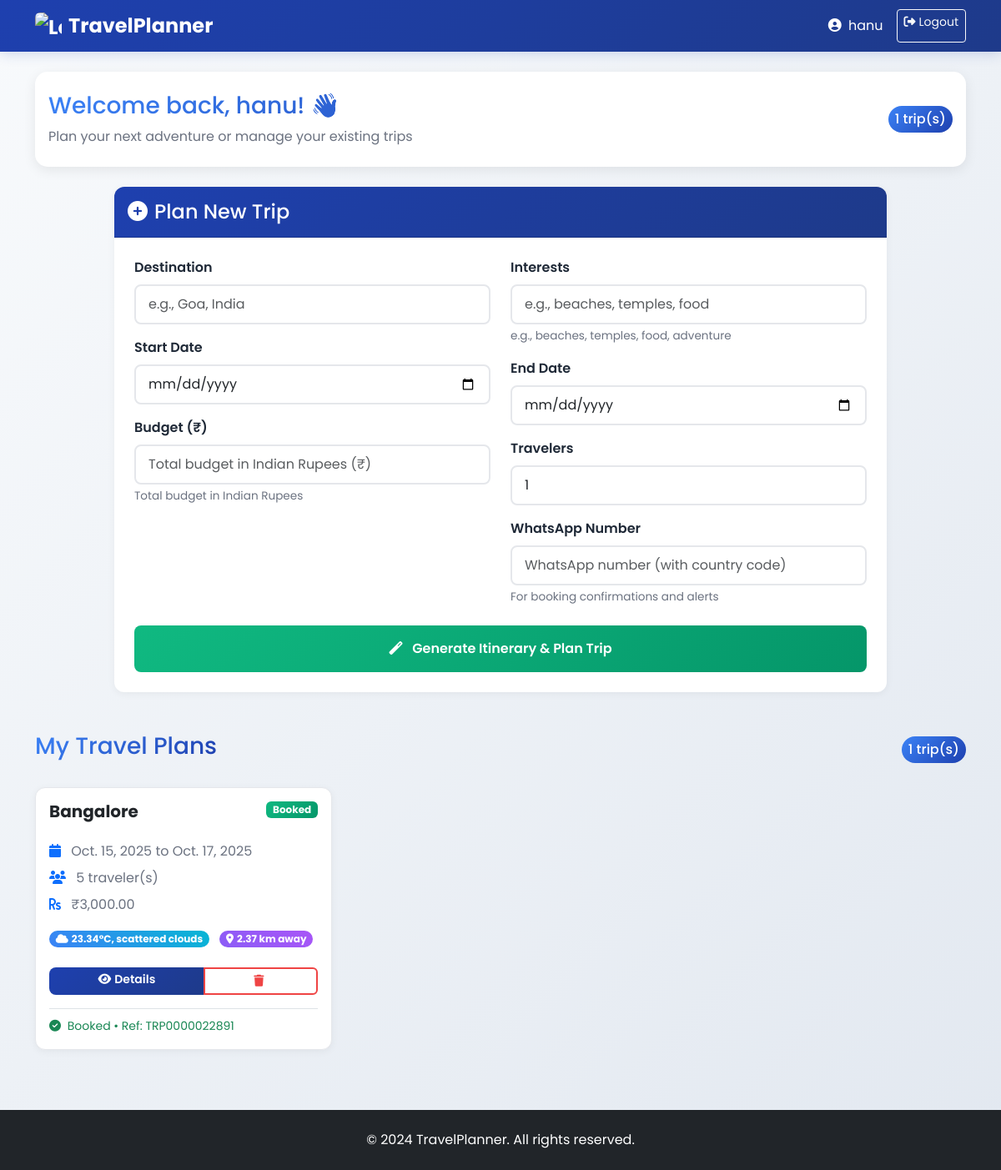
The page /dashboard/ (signed in) on the database its author committed.
### itinerary/models.py (models this page shows, shortened)
class Trip(models.Model):
    user = models.ForeignKey(User, on_delete=models.CASCADE)
    destination = models.CharField(max_length=100)
    start_date = models.DateField()
    end_date = models.DateField()
    budget = models.DecimalField(max_digits=15, decimal_places=2, null=True, blank=True)
    travelers = models.IntegerField(default=1)
    interests = models.CharField(max_length=200, blank=True)
    weather = models.TextField(blank=True)
    hotels = models.TextField(blank=True)
    attractions = models.TextField(blank=True)
    itinerary = models.TextField(blank=True)
    distance_km = models.FloatField(null=True, blank=True)
    created_at = models.DateTimeField(auto_now_add=True)
    is_booked = models.BooleanField(default=False)
    booking_reference = models.CharField(max_length=20, blank=True)
    tickets_sent = models.BooleanField(default=False)
    whatsapp_sent = models.BooleanField(default=False)
    phone_number = models.CharField(max_length=15, blank=True)  # Add phone number field
    @property
    def formatted_budget(self):
        if self.budget:
            return f"₹{self.budget:,.2f}"
        return "Not specified"

### itinerary/views.py (the view, shortened to what this page needs)
# urls.py: path('dashboard/', views.dashboard_view, name='dashboard'),
def dashboard_view(request):
    if not request.user.is_authenticated:
        return redirect('register')
    trips = Trip.objects.filter(user=request.user).order_by('-created_at')
    form = TripForm()
    return render(request, 'dashboard.html', {
        'form': form,
        'trips': trips,
        'user': request.user
    })

### itinerary/templates/dashboard.html (shortened to what this page needs)
<!DOCTYPE html>
<html lang="en">
<head>
    <link rel="stylesheet" href="https://cdn.jsdelivr.net/npm/bootstrap@5.3.2/dist/css/bootstrap.min.css">
    <link rel="stylesheet" href="https://cdnjs.cloudflare.com/ajax/libs/font-awesome/6.5.0/css/all.min.css">
</head>
<body>
<nav class="navbar navbar-expand-lg navbar-custom">
    <div class="container">
        <a class="navbar-brand logo d-flex align-items-center" href="#">
            <img src="https://i.postimg.cc/02sbfNTz/travel-logo.jpg"
                 alt="Logo"
                 class="me-2"
                 style="height: 32px; width: 32px; object-fit: cover; border-radius: 6px;">
            <span>TravelPlanner</span>
        </a>
        <div class="navbar-nav ms-auto">
            <span class="navbar-text text-white me-3">
                <i class="fas fa-user-circle me-1"></i>
                {{ user.username }}
            </span>
            <a href="{% url 'logout' %}" class="btn btn-outline-light btn-sm">
                <i class="fas fa-sign-out-alt me-1"></i>Logout
            </a>
        </div>
    </div>
</nav>
    <div class="container mt-4 fade-in">
        <div class="row mb-4">
            <div class="col-12">
                <div class="card welcome-card border-0">
                    <div class="card-body py-4">
                        <div class="row align-items-center">
                            <div class="col-md-8">
                                <h3 class="card-title mb-2 text-gradient">Welcome back, {{ user.username }}! 👋</h3>
                                <p class="text-muted mb-0">Plan your next adventure or manage your existing trips</p>
                            </div>
                            <div class="col-md-4 text-md-end">
                                <span class="badge badge-custom fs-6 p-2">{{ trips.count }} trip(s)</span>
                            </div>
                        </div>
                    </div>
                </div>
            </div>
        </div>
        <div class="row mb-5 fade-in" id="trip-form">
            <div class="col-lg-10 mx-auto">
                <div class="card trip-card border-0">
                    <div class="card-header card-header-custom text-white py-3">
                        <h4 class="mb-0"><i class="fas fa-plus-circle me-2"></i>Plan New Trip</h4>
                    </div>
                    <div class="card-body p-4">
                        <form method="POST">
                            <div class="row">
                                <div class="col-md-6">
                                    <div class="mb-3">
                                        <label class="form-label">Destination</label>
                                        {{ form.destination }}
                                    </div>
                                    <div class="mb-3">
                                        <label class="form-label">Start Date</label>
                                        {{ form.start_date }}
                                    </div>
                                    <div class="mb-3">
                                        <label class="form-label">Budget (₹)</label>
                                        {{ form.budget }}
                                        <div class="form-text">Total budget in Indian Rupees</div>
                                    </div>
                                </div>
                                <div class="col-md-6">
                                    <div class="mb-3">
                                        <label class="form-label">Interests</label>
                                        {{ form.interests }}
                                        <div class="form-text">e.g., beaches, temples, food, adventure</div>
                                    </div>
                                    <div class="mb-3">
                                        <label class="form-label">End Date</label>
                                        {{ form.end_date }}
                                    </div>
                                    <div class="mb-3">
                                        <label class="form-label">Travelers</label>
                                        {{ form.travelers }}
                                    </div>
                                    <div class="mb-3">
                                        <label class="form-label">WhatsApp Number</label>
                                        {{ form.phone_number }}
                                        <div class="form-text">For booking confirmations and alerts</div>
                                    </div>
                                </div>
                            </div>
                            <button type="submit" class="btn btn-success w-100 py-3 mt-2">
                                <i class="fas fa-magic me-2"></i>
                                Generate Itinerary & Plan Trip
                            </button>
                        </form>
                    </div>
                </div>
            </div>
        </div>
        <div class="row fade-in">
            <div class="col-12">
                <div class="d-flex justify-content-between align-items-center mb-4">
                    <h3 class="text-gradient">My Travel Plans</h3>
                    <span class="badge badge-custom fs-6 p-2">{{ trips.count }} trip(s)</span>
                </div>
                {% if trips %}
                <div class="row">
                    {% for trip in trips %}
                    <div class="col-xl-4 col-lg-6 mb-4">
                        <div class="card trip-card h-100">
                            <div class="card-body">
                                <div class="d-flex justify-content-between align-items-start mb-3">
                                    <h5 class="card-title fw-bold text-dark">{{ trip.destination }}</h5>
                                    {% if trip.is_booked %}
                                    <span class="badge badge-success">Booked</span>
                                    {% else %}
                                    <span class="badge badge-warning">Draft</span>
                                    {% endif %}
                                </div>
                                <div class="trip-details mb-3">
                                    <p class="card-text text-muted mb-2">
                                        <i class="fas fa-calendar me-2 text-primary"></i>
                                        {{ trip.start_date }} to {{ trip.end_date }}
                                    </p>
                                    <p class="card-text text-muted mb-2">
                                        <i class="fas fa-users me-2 text-primary"></i>
                                        {{ trip.travelers }} traveler(s)
                                    </p>
                                    <p class="card-text text-muted mb-3">
                                        <i class="fas fa-rupee-sign me-2 text-primary"></i>
                                        {{ trip.formatted_budget }}
                                    </p>
                                </div>
                                <div class="badges-container mb-3">
                                    {% if trip.weather %}
                                    <span class="badge weather-badge me-2 mb-2">
                                        <i class="fas fa-cloud me-1"></i>{{ trip.weather }}
                                    </span>
                                    {% endif %}
                                    {% if trip.distance_km %}
                                    <span class="badge distance-badge mb-2">
                                        <i class="fas fa-map-marker-alt me-1"></i>{{ trip.distance_km }} km away
                                    </span>
                                    {% endif %}
                                </div>
                                <div class="btn-group w-100" role="group">
                                    <a href="{% url 'trip_detail' trip.id %}" class="btn btn-primary btn-sm">
                                        <i class="fas fa-eye me-1"></i>Details
                                    </a>
                                    <a href="{% url 'delete_trip' trip.id %}"
                                       onclick="return confirm('Are you sure you want to delete this trip?')"
                                       class="btn btn-outline-danger btn-sm">
                                        <i class="fas fa-trash me-1"></i>
                                    </a>
                                </div>
                                {% if trip.is_booked %}
                                <div class="mt-3 pt-2 border-top">
                                    <small class="text-success">
                                        <i class="fas fa-check-circle me-1"></i>
                                        Booked • Ref: {{ trip.booking_reference }}
                                    </small>
                                </div>
                                {% endif %}
                            </div>
                        </div>
                    </div>
                    {% endfor %}
                </div>
                {% endif %}
            </div>
        </div>
    </div>
    <footer class="bg-dark text-white py-4 mt-5">
        <div class="container text-center">
            <p class="mb-0">&copy; 2024 TravelPlanner. All rights reserved.</p>
        </div>
    </footer>
</body>
</html>

### itinerary/templates/dashboard.html (style rules this page uses)
:root { --primary-color: #1e40af; --secondary-color: #1e3a8a; --accent-color: #3b82f6; --light-color: #f8f9fa; --dark-color: #0f172a; --card-bg: #ffffff; --text-dark: #1f2937; --text-light: #6b7280; --border-color: #e5e7eb; --gradient-primary: linear-gradient(135deg, #1e40af 0%, #1e3a8a 100%); --gradient-secondary: linear-gradient(135deg, #3b82f6 0%, #1e40af 100%); }
* { margin: 0; padding: 0; box-sizing: border-box; }
body { font-family: 'Poppins', sans-serif; background: linear-gradient(135deg, #f8fafc 0%, #e2e8f0 100%); color: var(--text-dark); min-height: 100vh; }
.navbar-custom { background: var(--gradient-primary); box-shadow: 0 2px 15px rgba(30, 64, 175, 0.2); }
.logo { font-weight: 700; font-size: 1.5rem; color: white; text-decoration: none; display: flex; align-items: center; }
.welcome-card { background: var(--card-bg); border: 1px solid var(--border-color); border-radius: 15px; box-shadow: 0 4px 15px rgba(0, 0, 0, 0.08); }
.trip-card { background: var(--card-bg); border: 1px solid var(--border-color); border-radius: 12px; transition: all 0.3s ease; box-shadow: 0 2px 10px rgba(0, 0, 0, 0.05); }
.card-header-custom { background: var(--gradient-primary) !important; border-radius: 12px 12px 0 0 !important; }
.btn-primary { background: var(--gradient-primary); border: none; border-radius: 8px; font-weight: 600; transition: all 0.3s ease; }
.btn-success { background: linear-gradient(135deg, #10b981 0%, #059669 100%); border: none; border-radius: 8px; font-weight: 600; transition: all 0.3s ease; }
.btn-outline-danger { border: 2px solid #ef4444; color: #ef4444; border-radius: 6px; font-weight: 500; transition: all 0.3s ease; }
.form-control { border: 2px solid var(--border-color); border-radius: 8px; padding: 10px 15px; transition: all 0.3s ease; }
.badge-custom { background: var(--gradient-secondary); border-radius: 20px; font-weight: 500; }
.badge-success { background: linear-gradient(135deg, #10b981 0%, #059669 100%); }
.weather-badge { background: linear-gradient(45deg, #3b82f6 0%, #06b6d4 100%); color: white; border-radius: 20px; }
.distance-badge { background: linear-gradient(45deg, #8b5cf6 0%, #a855f7 100%); color: white; border-radius: 20px; }
.text-gradient { background: var(--gradient-secondary); -webkit-background-clip: text; -webkit-text-fill-color: transparent; background-clip: text; }
.form-label { font-weight: 600; color: var(--text-dark); margin-bottom: 8px; }
.form-text { color: var(--text-light); font-size: 0.85rem; }
.text-muted { color: var(--text-light) !important; }
.fade-in { animation: fadeIn 0.6s ease-out; }

### rows shown on the page
Trip: destination "Bangalore", is_booked "Booked", start_date "Oct. 15, 2025", end_date "Oct. 17, 2025", travelers "5", formatted_budget "₹3,000.00", weather "23.34°C, scattered clouds", distance_km "2.37", booking_reference "TRP0000022891"

### other values the page prints
{{ user.username }} "hanu"
{{ trips.count }} "1"
